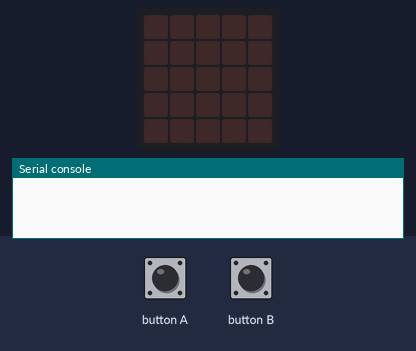
Simulated run of this program. Board: BBC micro:bit (MakeCode). Shown: the board's 5×5 LED display, the last lines printed to the serial console. Inputs (shaded band) come from the test bench. No radio messages arrive unless stated (any console line starting 'radio sent:' is added by the test bench).

Above: at 1.2 s.
1.3 s: button A pressed for 0.15 s
At 2.4 s:
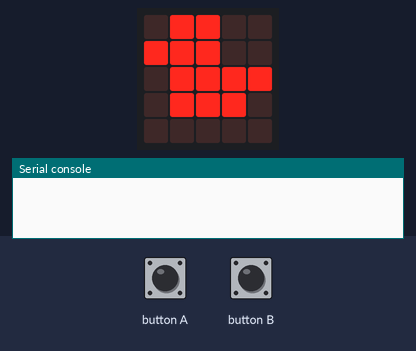
4.4 s: button B pressed for 0.15 s
At 5.9 s:
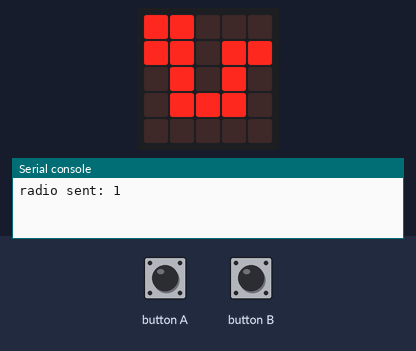
Timing chart, 0 to 7.4 s (numbered marks = the images above; inputs shaded):
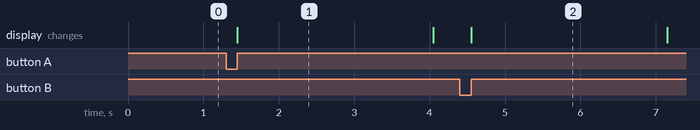

The program:

main.ts
```typescript
input.onButtonPressed(Button.A, function () {
    basic.showIcon(IconNames.Duck)
    basic.pause(2000)
    basic.clearScreen()
    radio.sendNumber(1)
})
input.onButtonPressed(Button.B, function () {
    basic.showIcon(IconNames.Snake)
    basic.pause(2000)
    basic.clearScreen()
    radio.sendNumber(2)
})
radio.setGroup(100)
```

test.ts
```typescript
// testes vão aqui; isto não será compilado quando este pacote for usado como uma extensão.
```

Measured:
- after the input at 1.3 s, the display: changes after 0.15 s (image 1)
- after the input at 4.4 s, the display: changes after 0.15 s (image 2)
- what the display in image 1 shows lasts 2.6 s, from 1.5 s to 4.1 s
